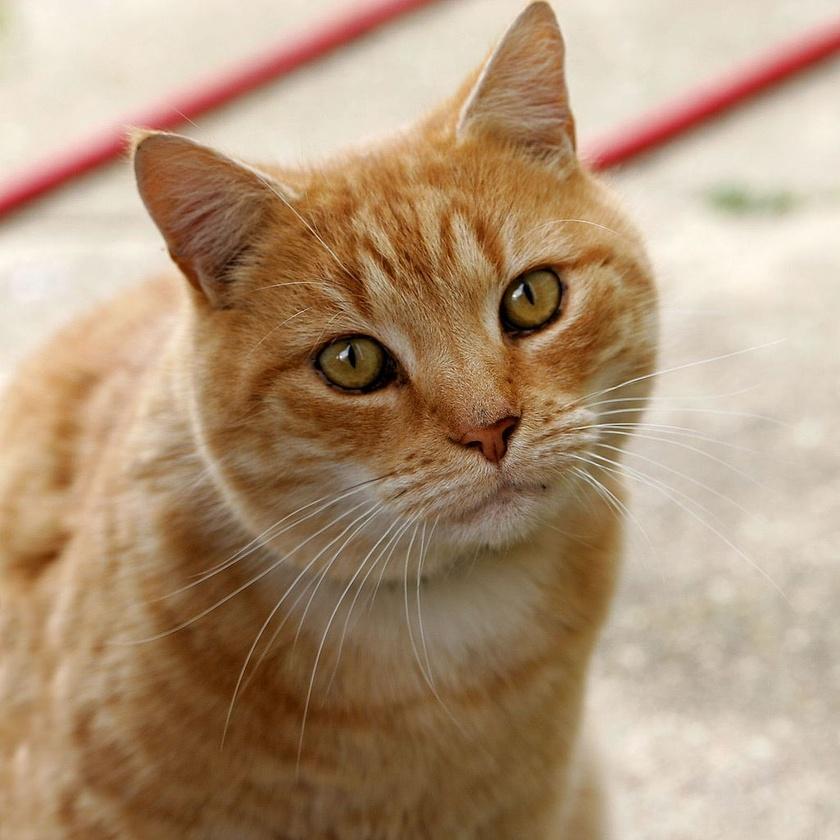
#> input picture Image_to_grayscaale/Image1.jpg, 840 x 840 px, shrunk from 1025 x 1024 before the run
$ python example2.py
#> lines starting #> are read from the running program, lines starting #| are printed output that depends on the picture
import cv2

# Load the image
img = cv2.imread("Image1.jpg")
#> img is the input picture: shape (840, 840, 3); mean B, G, R 120.7, 148.8, 175.9

# Convert the image to grayscale
gray_img = cv2.cvtColor(img, cv2.COLOR_BGR2GRAY)
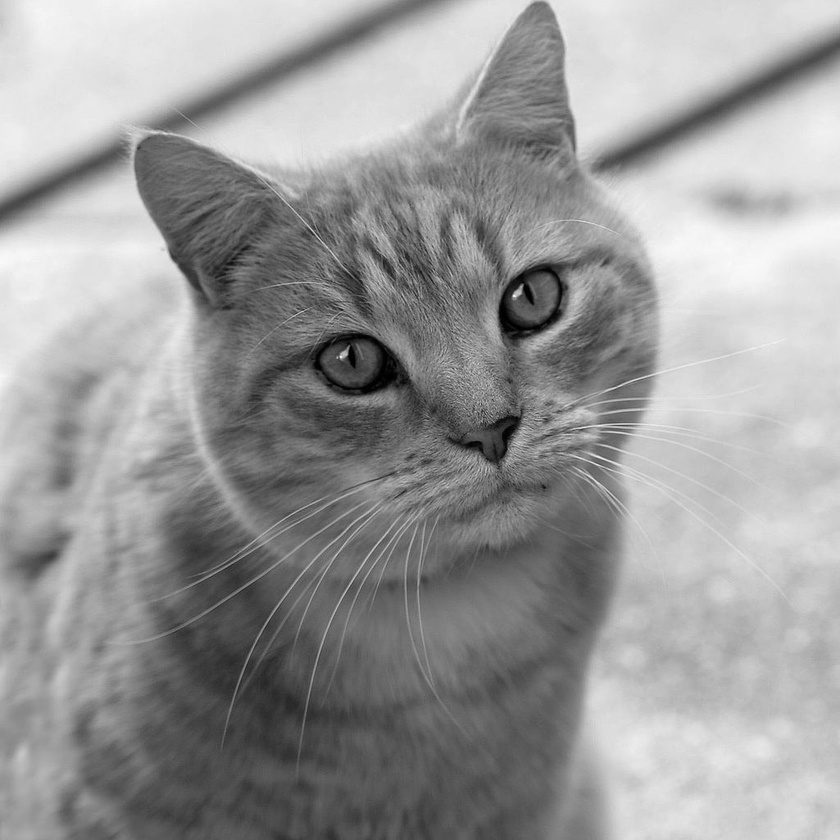
#> gray_img: shape (840, 840); min 0, max 250, mean 153.7

# Apply adaptive thresholding to the grayscale image
thresh = cv2.adaptiveThreshold(gray_img, 255, cv2.ADAPTIVE_THRESH_GAUSSIAN_C,
                               cv2.THRESH_BINARY_INV, 11, 2)
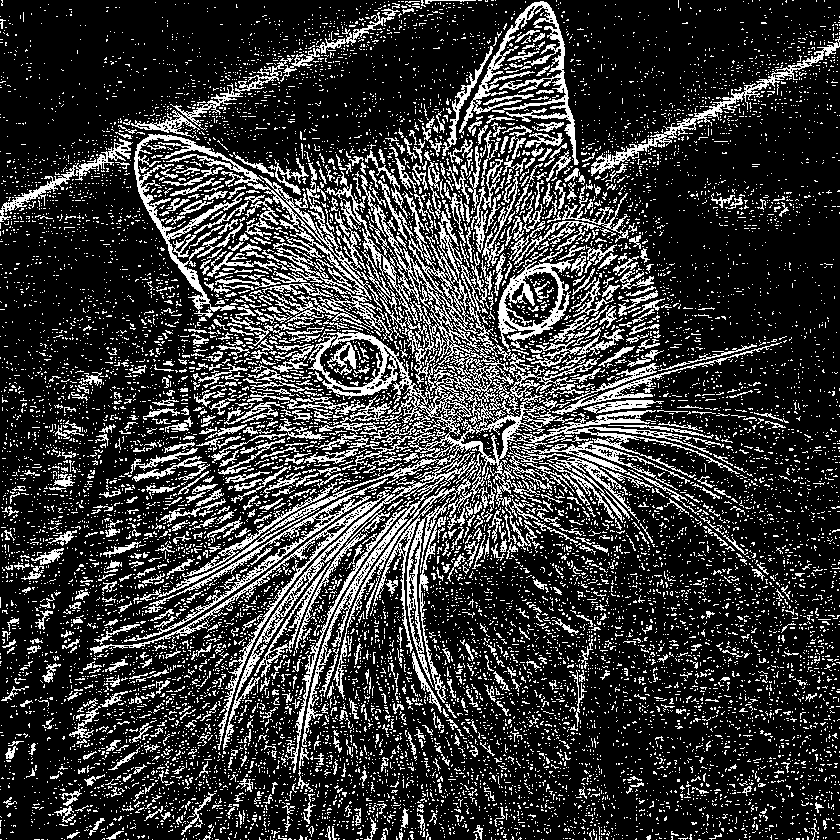
#> thresh: shape (840, 840); 22.2% white in thin lines or dots

# Display the original and thresholded images side-by-side
cv2.imshow("Original Image", img)
cv2.imshow("Thresholded Image", thresh)
cv2.waitKey(0)
cv2.destroyAllWindows()
